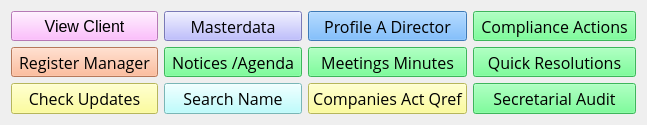
     <widget class="QWidget" name="Company">
      <attribute name="title">
       <string>Company</string>
      </attribute>
      <layout class="QGridLayout" name="gridLayout">
       <item row="0" column="0">
        <widget class="QToolButton" name="b_viewclients">
         <property name="sizePolicy">
          <sizepolicy hsizetype="Expanding" vsizetype="Expanding">
           <horstretch>0</horstretch>
           <verstretch>0</verstretch>
          </sizepolicy>
         </property>
         <property name="font">
          <font>
           <pointsize>12</pointsize>
           <stylestrategy>PreferAntialias</stylestrategy>
          </font>
         </property>
         <property name="styleSheet">
          <string notr="true">background-color: rgb(255, 170, 255);</string>
         </property>
         <property name="text">
          <string>View Client</string>
         </property>
         <property name="iconSize">
          <size>
           <width>64</width>
           <height>64</height>
          </size>
         </property>
         <property name="shortcut">
          <string>Ctrl+Alt+V</string>
         </property>
         <property name="toolButtonStyle">
          <enum>Qt::ToolButtonTextUnderIcon</enum>
         </property>
        </widget>
       </item>
       <item row="0" column="1">
        <widget class="QToolButton" name="b_masterdata">
         <property name="sizePolicy">
          <sizepolicy hsizetype="Expanding" vsizetype="Expanding">
           <horstretch>0</horstretch>
           <verstretch>0</verstretch>
          </sizepolicy>
         </property>
         <property name="font">
          <font>
           <family>Open Sans</family>
           <pointsize>12</pointsize>
           <stylestrategy>PreferAntialias</stylestrategy>
          </font>
         </property>
         <property name="styleSheet">
          <string notr="true">background-color: rgb(170, 170, 255);</string>
         </property>
         <property name="text">
          <string>Masterdata</string>
         </property>
         <property name="iconSize">
          <size>
           <width>64</width>
           <height>64</height>
          </size>
         </property>
         <property name="shortcut">
          <string>Ctrl+Alt+M</string>
         </property>
         <property name="toolButtonStyle">
          <enum>Qt::ToolButtonTextUnderIcon</enum>
         </property>
        </widget>
       </item>
       <item row="0" column="2">
        <widget class="QToolButton" name="b_profiledirector">
         <property name="sizePolicy">
          <sizepolicy hsizetype="Expanding" vsizetype="Expanding">
           <horstretch>0</horstretch>
           <verstretch>0</verstretch>
          </sizepolicy>
         </property>
         <property name="font">
          <font>
           <family>Open Sans</family>
           <pointsize>12</pointsize>
           <stylestrategy>PreferAntialias</stylestrategy>
          </font>
         </property>
         <property name="styleSheet">
          <string notr="true">background-color: rgb(85, 170, 255);</string>
         </property>
         <property name="text">
          <string>Profile A Director</string>
         </property>
         <property name="iconSize">
          <size>
           <width>64</width>
           <height>64</height>
          </size>
         </property>
         <property name="shortcut">
          <string>Ctrl+Alt+P</string>
         </property>
         <property name="toolButtonStyle">
          <enum>Qt::ToolButtonTextUnderIcon</enum>
         </property>
        </widget>
       </item>
       <item row="0" column="3">
        <widget class="QToolButton" name="b_complianceaction">
         <property name="sizePolicy">
          <sizepolicy hsizetype="Expanding" vsizetype="Expanding">
           <horstretch>0</horstretch>
           <verstretch>0</verstretch>
          </sizepolicy>
         </property>
         <property name="font">
          <font>
           <family>Open Sans</family>
           <pointsize>12</pointsize>
           <stylestrategy>PreferAntialias</stylestrategy>
          </font>
         </property>
         <property name="styleSheet">
          <string notr="true">background-color: rgb(85, 255, 127);</string>
         </property>
         <property name="text">
          <string>Compliance Actions</string>
         </property>
         <property name="iconSize">
          <size>
           <width>64</width>
           <height>64</height>
          </size>
         </property>
         <property name="shortcut">
          <string>Ctrl+Alt+G</string>
         </property>
         <property name="toolButtonStyle">
          <enum>Qt::ToolButtonTextUnderIcon</enum>
         </property>
        </widget>
       </item>
       <item row="1" column="0">
        <widget class="QToolButton" name="b_registers">
         <property name="sizePolicy">
          <sizepolicy hsizetype="Expanding" vsizetype="Expanding">
           <horstretch>0</horstretch>
           <verstretch>0</verstretch>
          </sizepolicy>
         </property>
         <property name="font">
          <font>
           <family>Open Sans</family>
           <pointsize>12</pointsize>
           <stylestrategy>PreferAntialias</stylestrategy>
          </font>
         </property>
         <property name="styleSheet">
          <string notr="true">background-color: rgb(255, 170, 127);</string>
         </property>
         <property name="text">
          <string>Register Manager</string>
         </property>
         <property name="iconSize">
          <size>
           <width>64</width>
           <height>64</height>
          </size>
         </property>
         <property name="shortcut">
          <string>Ctrl+Alt+R</string>
         </property>
         <property name="toolButtonStyle">
          <enum>Qt::ToolButtonTextUnderIcon</enum>
         </property>
        </widget>
       </item>
       <item row="1" column="1">
        <widget class="QToolButton" name="b_notices">
         <property name="sizePolicy">
          <sizepolicy hsizetype="Expanding" vsizetype="Expanding">
           <horstretch>0</horstretch>
           <verstretch>0</verstretch>
          </sizepolicy>
         </property>
         <property name="font">
          <font>
           <family>Open Sans</family>
           <pointsize>12</pointsize>
           <stylestrategy>PreferAntialias</stylestrategy>
          </font>
         </property>
         <property name="styleSheet">
          <string notr="true">background-color: rgb(85, 255, 127);</string>
         </property>
         <property name="text">
          <string>Notices /Agenda</string>
         </property>
         <property name="iconSize">
          <size>
           <width>64</width>
           <height>64</height>
          </size>
         </property>
         <property name="shortcut">
          <string>Ctrl+Alt+N</string>
         </property>
         <property name="toolButtonStyle">
          <enum>Qt::ToolButtonTextUnderIcon</enum>
         </property>
        </widget>
       </item>
       <item row="1" column="2">
        <widget class="QToolButton" name="b_minutes">
         <property name="sizePolicy">
          <sizepolicy hsizetype="Expanding" vsizetype="Expanding">
           <horstretch>0</horstretch>
           <verstretch>0</verstretch>
          </sizepolicy>
         </property>
         <property name="font">
          <font>
           <family>Open Sans</family>
           <pointsize>12</pointsize>
          </font>
         </property>
         <property name="styleSheet">
          <string notr="true">background-color: rgb(85, 255, 127);</string>
         </property>
         <property name="text">
          <string>Meetings Minutes</string>
         </property>
         <property name="iconSize">
          <size>
           <width>64</width>
           <height>64</height>
          </size>
         </property>
         <property name="shortcut">
          <string>Ctrl+Alt+K</string>
         </property>
         <property name="toolButtonStyle">
          <enum>Qt::ToolButtonTextUnderIcon</enum>
         </property>
        </widget>
       </item>
       <item row="1" column="3">
        <widget class="QToolButton" name="b_quickresolutions">
         <property name="sizePolicy">
          <sizepolicy hsizetype="Expanding" vsizetype="Expanding">
           <horstretch>0</horstretch>
           <verstretch>0</verstretch>
          </sizepolicy>
         </property>
         <property name="font">
          <font>
           <family>Open Sans</family>
           <pointsize>12</pointsize>
           <stylestrategy>PreferAntialias</stylestrategy>
          </font>
         </property>
         <property name="styleSheet">
          <string notr="true">background-color: rgb(85, 255, 127);</string>
         </property>
         <property name="text">
          <string>Quick Resolutions</string>
         </property>
         <property name="iconSize">
          <size>
           <width>64</width>
           <height>64</height>
          </size>
         </property>
         <property name="shortcut">
          <string>Ctrl+Alt+Q</string>
         </property>
         <property name="toolButtonStyle">
          <enum>Qt::ToolButtonTextUnderIcon</enum>
         </property>
        </widget>
       </item>
       <item row="2" column="0">
        <widget class="QToolButton" name="b_checkupdates">
         <property name="sizePolicy">
          <sizepolicy hsizetype="Expanding" vsizetype="Expanding">
           <horstretch>0</horstretch>
           <verstretch>0</verstretch>
          </sizepolicy>
         </property>
         <property name="font">
          <font>
           <family>Open Sans</family>
           <pointsize>12</pointsize>
           <stylestrategy>PreferAntialias</stylestrategy>
          </font>
         </property>
         <property name="styleSheet">
          <string notr="true">background-color: rgb(255, 255, 127);</string>
         </property>
         <property name="text">
          <string>Check Updates</string>
         </property>
         <property name="iconSize">
          <size>
           <width>64</width>
           <height>64</height>
          </size>
         </property>
         <property name="shortcut">
          <string>Ctrl+Alt+/</string>
         </property>
         <property name="toolButtonStyle">
          <enum>Qt::ToolButtonTextUnderIcon</enum>
         </property>
        </widget>
       </item>
       <item row="2" column="1">
        <widget class="QToolButton" name="b_searchname">
         <property name="sizePolicy">
          <sizepolicy hsizetype="Expanding" vsizetype="Expanding">
           <horstretch>0</horstretch>
           <verstretch>0</verstretch>
          </sizepolicy>
         </property>
         <property name="font">
          <font>
           <family>Open Sans</family>
           <pointsize>12</pointsize>
           <stylestrategy>PreferAntialias</stylestrategy>
          </font>
         </property>
         <property name="styleSheet">
          <string notr="true">background-color: rgb(170, 255, 255);</string>
         </property>
         <property name="text">
          <string>Search Name</string>
         </property>
         <property name="iconSize">
          <size>
           <width>64</width>
           <height>64</height>
          </size>
         </property>
         <property name="shortcut">
          <string>Ctrl+Alt+U</string>
         </property>
         <property name="toolButtonStyle">
          <enum>Qt::ToolButtonTextUnderIcon</enum>
         </property>
        </widget>
       </item>
       <item row="2" column="3">
        <widget class="QToolButton" name="b_secretarialaudit">
         <property name="sizePolicy">
          <sizepolicy hsizetype="Expanding" vsizetype="Expanding">
           <horstretch>0</horstretch>
           <verstretch>0</verstretch>
          </sizepolicy>
         </property>
         <property name="font">
          <font>
           <family>Open Sans</family>
           <pointsize>12</pointsize>
           <stylestrategy>PreferAntialias</stylestrategy>
          </font>
         </property>
         <property name="styleSheet">
          <string notr="true">background-color: rgb(85, 255, 127);</string>
         </property>
         <property name="text">
          <string>Secretarial Audit</string>
         </property>
         <property name="iconSize">
          <size>
           <width>64</width>
           <height>64</height>
          </size>
         </property>
         <property name="shortcut">
          <string>Ctrl+Alt+D</string>
         </property>
         <property name="toolButtonStyle">
          <enum>Qt::ToolButtonTextUnderIcon</enum>
         </property>
        </widget>
       </item>
       <item row="2" column="2">
        <widget class="QPushButton" name="b_companieact">
         <property name="sizePolicy">
          <sizepolicy hsizetype="Expanding" vsizetype="Expanding">
           <horstretch>0</horstretch>
           <verstretch>0</verstretch>
          </sizepolicy>
         </property>
         <property name="font">
          <font>
           <family>Open Sans</family>
           <pointsize>12</pointsize>
           <stylestrategy>PreferAntialias</stylestrategy>
          </font>
         </property>
         <property name="styleSheet">
          <string notr="true">background-color: rgb(255, 255, 127);</string>
         </property>
         <property name="text">
          <string>Companies Act Qref</string>
         </property>
         <property name="iconSize">
          <size>
           <width>64</width>
           <height>64</height>
          </size>
         </property>
         <property name="shortcut">
          <string>Ctrl+Alt+]</string>
         </property>
        </widget>
       </item>
      </layout>
     </widget>
